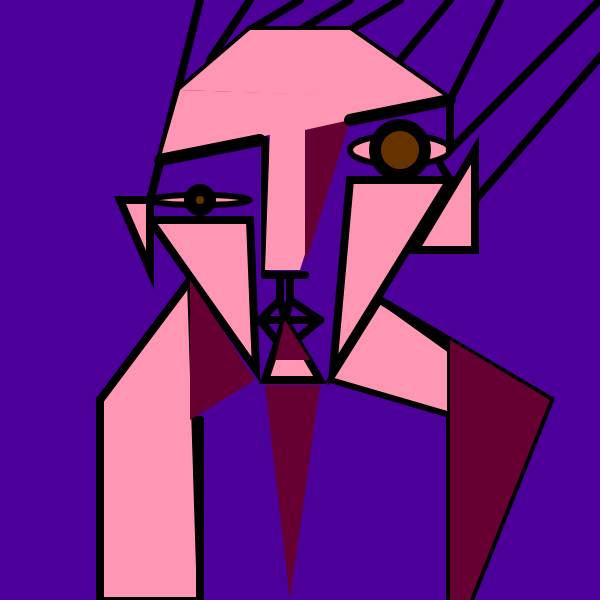
Frame 1 (no input)
Frame 60 (no input): identical to frame 1, image omitted
Frame 120 (the mouse pressed at the canvas centre since frame 60): identical to frame 1, image omitted

The p5.js sketch that drew this single still picture (run headless with seeded random() and noise() and a simulated clock; from frame 60 on, the mouse is pressed at the canvas centre):

// p5.js sketch
// ── sketch.js
function setup(){
    createCanvas(600,600);
}

function draw(){
    background(76,0,153);

    //eye r
    strokeWeight(6);
    fill(300,150,180);
    ellipse(400,150,100,30);

    //eye l
    ellipse(200,200,100,10);

    //l arm
    quad(190,280,100,400,100,600,200,600);
    //r shoulder
    quad(380,300,330,380,450,415,450,350)
    

    push();
    strokeWeight(8);
    //nose
    line(265,140,265,275);
    //nose underline
    line(265,275,305,275);
    //side lines above lips
    line(280,275,280,300);
    line(290,275,290,300);
    // mind lip point
    point(285,320);
    //lip sides point
    point(320,320);
    point(260,320);
    // v shape of the lips
    line(280,300,285,320);
    line(290,300,285,320);
    //down tilt upperlips
    line(260,320,280,300);
    line(320,320,290,300);
    //mouth line
    line(320,320,260,320);
    // bottom lip points
    point(280,345);
    point(290,345);
    // bottom lip side lines to mid lip point lines
    line(280,345,260,320);
    line(290,345,320,320);
    // mid bottom lip lines
    line(280,345,285,320);
    line(290,345,285,320);
    //chin
    triangle(285,320,265,380,320,380);
    //cheekbones r then l
    triangle(350,180,450,180,333,370);
    triangle(150,220,250,220,256,370);
    //head l point
    point(150,200);
    //head mid point 1
    point(180,90);
    //head mid point 2
    point(250,30);
    //head mid point 3
    point(350,30);
    //head mid point 4
    point(450,100);
    //head r point
   point(450,150);
    //line rp - 4
    line(450,150,450,100);
    //line 4-3
    line(450,100,350,30);
    //line 3-2
    line(350,30,250,30);
    //line 2-1
    line(250,30,180,90);
    //line 1-left
    line(180,90,150,200)
    //r ear point top
    point(475,150);
    //r ear point bottom
    point(475,250);
    //r ear bottom left
    point(415,250);
    //r ear triangle
    triangle(415,250,475,250,475,150);
    //eye to ear closure
    line(450,180,440,164);
    //l ear point top
    point(150,200);
    //l ear point botom
    point(120,200);
    //l ear point bottom right
    point(150,270);
    //l ear triangle
    triangle(150,270,120,200,150,200);
    //r shoulder point 1
    point(380,300);
    //r shoulder point 2
    point(550,400);
    //r shoulder line
    line(380,300,550,400);
    //l shoulder p1
    point(190,280);
    //l shoulder p2
    point(100,400);
    //l shoulder line
    line(100,400,190,280);
    //l arm l line
    line(100,400,100,600);
    //r arm r line
    line(550,400,470,600);
    //l arm r point
    point(200,420);
    //l arm r line
    line(200,420,200,600);
    //r arm l point
    point(450,420);
    //r arm l line
    line(450,420,450,600);
    //hair
    line(150,200,200,0);
    line(210,60,250,0);
    line(250,30,300,0);
    line(300,30,350,0);
    line(350,30,400,0);
    line(400,60,450,0);
    line(450,100,500,0);
    line(450,150,600,0);
    line(475,200,650,0);
    
    pop();

    push();
    //forehead
    strokeWeight(0);
    quad(180,90,250,30,350,30,450,100);
    triangle(160,160,180,90,430,98);
    quad(270,130,350,110,300,270,265,270);
    pop();

    push();
    fill(102,0,51);
    strokeWeight(0);
    quad(305,130,350,120,305,265,305,140); 
    triangle(285,320,275,360,310,360);
    quad(550,400,470,600,450,600,450,340);
    // l shoulder
    triangle(190,280,255,380,190,420);
    //neck
    triangle(265,385,320,385,290,600);
    pop();

    push();
    //eyebrow
    fill(102,51,0);
    strokeWeight(12);
    //r
    line(350,120,450,100);
    //l
    line(260,140,160,160,);
    //iris l
    circle(400,150,50);
    //iris r
    circle(200,200,20);

    pop();
    

}
